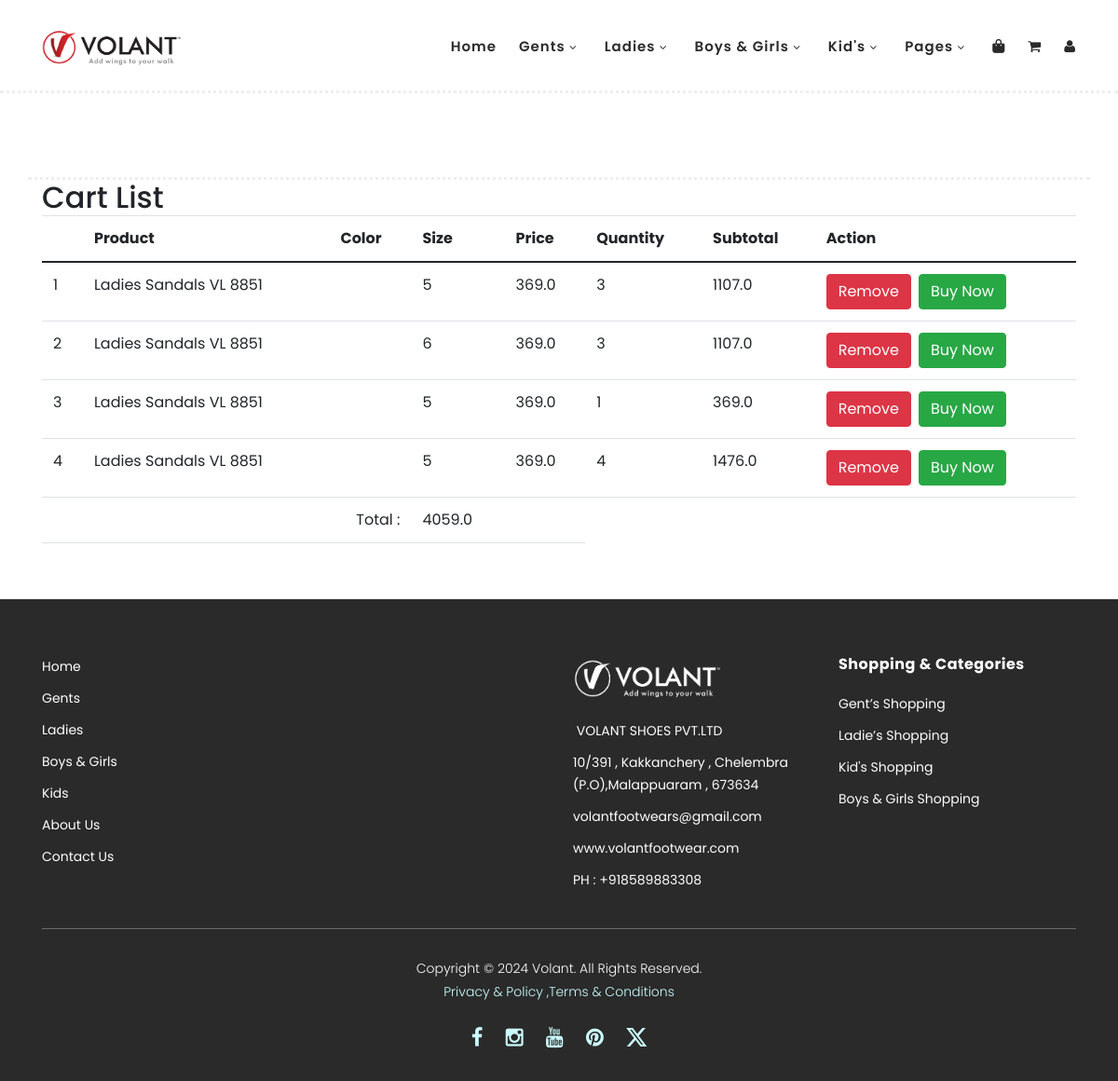
The app's page /list/ (signed in) with its own data.
### VolantApp/models.py (models this page shows, shortened)
class CartModel(models.Model):
    product = models.ForeignKey(Footwears, on_delete=models.CASCADE)
    quantity = models.IntegerField()
    user = models.ForeignKey(User, on_delete=models.CASCADE)
    choices = (
        ('in_cart', 'in_cart'),
        ('order_placed', 'order_placed'),
        ('cancelled', 'cancelled'),
    )
    status = models.CharField(max_length=100, choices=choices, default='in_cart')
    size = models.ForeignKey(Footwearsize, on_delete=models.CASCADE)
    color = models.ForeignKey(Footwearimages, on_delete=models.CASCADE)
    total = models.FloatField()

class Footwears(models.Model):
    product_options=(
        ('sandals','sandals'),
        ('slipperandflipflops','slipperandflipflops'),
        ('casualshoes','casualshoes'),
        ('specialcollections','specialcollections'),
        ('flatshoes','flatshoes'),
        ('schooledition','schooledition'),
    )
    product_category=models.CharField(max_length=100,choices=product_options)
    types=(
        ('ladies','ladies'),
        ('gents','gents'),
        ('boys','boys'),
        ('girls','girls'),
        ('kids','kids')
    )
    product_types=models.CharField(max_length=100,choices=types)
    product_name=models.CharField(max_length=100)
    product_price=models.FloatField()
    product_description = models.TextField()
    colors=(
        ('Black','Black'),
        ('Blue','Blue'),
        ('Brown','Brown'),
        ('Camel','Camel'),
        ('Cherry','Cherry'),
        ('Gold','Gold'),
        ('Grape','Grape'),
        ('Green','Green'),
        ('Grey','Grey'),
        ('Maroon','Maroon'),
        ('Mehandi','Mehandi'),
        ('Navy','Navy'),
        ('Olive','Olive'),
        ('Peach','Peach'),
        ('Peacock','Peacock'),
        ('Pink','Pink'),
        ('Purple','Purple'),
        ('Tan','Tan'),
        ('Violet','Violet'),
        ('White','White'),
        ('Wine','Wine'),
        ('Yellow','Yellow'),
    )
    product_color=models.CharField(max_length=100,choices=colors)
    image = models.ImageField(upload_to='images/')

class Footwearsize(models.Model):
    product = models.ForeignKey(Footwears, on_delete=models.CASCADE)
    sizes = (
        ('1','1'),
        ('2','2'),
        ('3','3'),
        ('4','4'),
        ('5','5'),
        ('6','6'),
        ('7','7'),
        ('8','8'),
        ('9','9'),
        ('10','10'),
        ('11','11'),
        ('12','12'),
        ('13','13'),
    )
    size = models.CharField(max_length=100, choices=sizes)

### VolantApp/views.py (the view)
# urls.py: path('list/',views.CartListView.as_view(),name='list'),
@method_decorator(login_required, name='dispatch')
class CartListView(ListView):
    template_name = '9cartlist.html'
    model = CartModel
    context_object_name = 'products'
    def get_queryset(self):
        return CartModel.objects.filter(user=self.request.user)
    def get_context_data(self, **kwargs):
        context = super().get_context_data(**kwargs)
        total_sum = CartModel.objects.filter(user=self.request.user).aggregate(total=Sum('total'))['total']
        context["sum"] = total_sum if total_sum is not None else 0
        return context

### VolantApp/templates/9cartlist.html (shortened to what this page needs)
{% extends '7userproductview.html' %}
{% block content %}
<div class="container">
  <h2>Cart List</h2>
  <table class="table table-responsive-sm">
    <thead>
      <tr>
        <th></th>
        <th>Product</th>
        <th>Color</th>
        <th>Size</th>
        <th>Price</th>
        <th>Quantity</th>
        <th>Subtotal</th>
        <th>Action</th>
      </tr>
    </thead>
    <tbody>
        {% for i in products %}
      <tr>
        <td>{{forloop.counter}}</td>
        <td class="text-capitalize">{{i.product.product_types}} {{i.product.product_category}} {{i.product.product_name}}</td>
        <td><img src="{{i.color.product_image.url}}" alt="" width="100px"></td>
        <td>{{i.size.size}}</td>
        <td>{{i.product.product_price}}</td>
        <td>{{i.quantity}}</td>
        <td>{{i.total}}</td>
        <td><a href="{% url 'cart_remove' i.id %}" class="btn btn-danger me-2">Remove</a><a href="" class="btn btn-success">Buy Now</a> </td>
      </tr>
        {% endfor %}
      <tr>
        <td colspan="3" class="text-right">Total : </td>
        <td>{{sum}}</td>
        <td></td>
      </tr>
    </tbody>
  </table>
</div>
{% endblock %}

### VolantApp/templates/7userproductview.html (shortened to what this page needs)
{% load static  %}
<!DOCTYPE html>
<html lang="en">
  <head>
    <link href="https://cdn.jsdelivr.net/npm/bootstrap@5.0.2/dist/css/bootstrap.min.css" rel="stylesheet">
    <link rel="stylesheet" href="https://cdn.jsdelivr.net/npm/bootstrap-icons@1.11.3/font/bootstrap-icons.min.css">
    <link rel="stylesheet" href="https://cdnjs.cloudflare.com/ajax/libs/font-awesome/6.5.2/css/all.min.css" />
    <link rel="stylesheet" href="https://cdnjs.cloudflare.com/ajax/libs/font-awesome/6.5.2/css/all.min.css" />
    <link rel="stylesheet" href="{% static './assets/css/additional.css' %}">
    <link rel="stylesheet" type="text/css" href="{% static './assets/css/bootstrap.min.css' %}">
    <link rel="stylesheet" type="text/css" href="{% static './assets/css/font-awesome.css' %}">
    <link rel="stylesheet" href="{% static './assets/css/templatemo-hexashop.css' %}">
    <link rel="stylesheet" href="{% static './assets/css/owl-carousel.css' %}">
    <link rel="stylesheet" href="{% static './assets/css/lightbox.css' %}">
    </head>
<body>
     {% block nav %}
    <header class="header-area header-sticky container-fluid">
        <div class="container-lg">
            <div class="row">
                <div class="col-12">
                    <nav class="main-nav">
                        <a href="{% url 'user_index' %}" class="logo">
                            <img src="{% static './assets/images/volantlogo-01.png' %}" width="150px" alt="Volant-logo">
                        </a>
                        <ul class="nav">
                            <li class="scroll-to-section"><a href="{% url 'user_index' %}" >Home</a></li>
                            <li class="submenu scroll-to-section">
                                <a href="javascript:;">Gents</a>
                            </li>
                            <li class="submenu scroll-to-section">
                                <a href="javascript:;">Ladies</a>
                            </li>
                            <li class="submenu scroll-to-section">
                                <a href="javascript:;">Boys &amp; Girls</a>
                            </li>
                            <li class="submenu scroll-to-section">
                                <a href="javascript:;">Kid's</a>
                            </li>
                            <li class="submenu ">
                                <a href="javascript:;">Pages</a>
                            </li>
                            <li class=" ">
                                <a href="{% url 'userorderlist' %}"><i class="fa-solid fa-bag-shopping"></i></i></a>
                            </li>
                            <li class=" ">
                                <a href="{% url 'list' %}"><i class="fa fa-shopping-cart"></i></a>
                            </li>
                            <li class=" ">
                                <a href="javascript:;" data-bs-toggle="modal" data-bs-target="#exampleModal"><i class="fa fa-user"></i></a>
                            </li>
                        </ul>
                    </nav>
                </div>
            </div>
        </div>
    </header>
    {% endblock nav %}
{% block content %}{% endblock %}
    <footer>
        <div class="container">
            <div class="row">
                <div class="col-lg-3">
                    <ul>
                        <li><a href="{% url 'user_index' %}">Home</a></li>
                        <li><a href="{% url 'usergentsview' %}">Gents</a></li>
                        <li><a href="{% url 'userladiesview' %}">Ladies</a></li>
                        <li><a href="{% url 'userbgview' %}">Boys & Girls</a></li>
                        <li><a href="{% url 'userkidsview' %}">Kids</a></li>
                        <li><a href="{% url 'userabout' %}">About Us</a></li>
                        <li><a href="{% url 'usercontact' %}">Contact Us</a></li>
                    </ul>
                </div>
                <div class="col-lg-3">
                </div>
                <div class="col-lg-3">
                    <div class="first-item">
                        <div class="logo">
                            <img src="{% static './assets/images/logowhite-01.png' %}" width="160px" alt="
                            VOLANT SHOES PVT.LTD
                            ">
                        </div>
                        <ul>
                            <li><a href="#"> VOLANT SHOES PVT.LTD</a></li>
                            <li><a href="#">10/391 , Kakkanchery , Chelembra (P.O),Malappuaram , 673634
                                </a></li>
                                <li><a href="mailto:volantfootwears@gmail.com" class="">volantfootwears@gmail.com
                                </a></li>
                            <li><a href="www.volantfootwear.com" class="">www.volantfootwear.com
                                </a></li>
                            <li><a href="#">PH : +918589883308
                                </a></li>
                        </ul>
                    </div>
                </div>
                <div class="col-lg-3">
                    <h4>Shopping &amp; Categories</h4>
                    <ul>
                        <li><a href="#">Gent’s Shopping</a></li>
                        <li><a href="#">Ladie’s Shopping</a></li>
                        <li><a href="#">Kid's Shopping</a></li>
                        <li><a href="#">Boys &amp; Girls Shopping</a></li>
                    </ul>
                </div>
                <div class="col-lg-12">
                    <div class="under-footer">
                        <p>Copyright &COPY; 2024 Volant. All Rights Reserved.
                            <br><a href="{% url 'privacy' %}">Privacy & Policy ,</a><a href="{% url 'terms' %}">Terms & Conditions</a></p>
                        <ul>
                            <li><a href="https://www.facebook.com/volantfootwears"><i class="fa fa-facebook"></i></a>
                            </li>
                            <li><a href="https://www.instagram.com/volantfootwears/"><i class="fa fa-instagram"></i></a>
                            </li>
                            <li><a href="https://www.youtube.com/channel/UCWa6KAsmNRNhB5nE8eLfCLg"><i
                                        class="fa fa-youtube"></i></a></li>
                            <li><a href="#"><i class="fa fa-pinterest"></i></a></li>
                            <li><a href="https://x.com/volantfootwears"><i class="bi bi-twitter-x"></i></a></li>
                        </ul>
                    </div>
                </div>
            </div>
        </div>
    </footer>
</body>
</html>

### VolantApp/static/assets/css/templatemo-hexashop.css (style rules this page uses)
html, body, div, span, applet, object, iframe, h1, h2, h3, h4, h5, h6, p, blockquote, div pre, a, abbr, acronym, address, big, cite, code, del, dfn, em, font, img, ins, kbd, q, s, samp, small, strike, strong, sub, sup, tt, var, b, u, i, center, dl, dt, dd, ol, ul, li, figure, header, nav, section, article, aside, footer, figcaption { margin: 0; padding: 0; border: 0; outline: 0; }
ul, li { padding: 0; margin: 0; list-style: none; }
header, nav, section, article, aside, footer, hgroup { display: block; }
* { box-sizing: border-box; }
html, body { font-family: 'Poppins', sans-serif; font-weight: 400; background-color: #fff; font-size: 16px; -ms-text-size-adjust: 100%; -webkit-font-smoothing: antialiased; -moz-osx-font-smoothing: grayscale; }
a { text-decoration: none !important; }
h1, h2, h3, h4, h5, h6 { margin-top: 0px; margin-bottom: 0px; }
ul { margin-bottom: 0px; }
p { font-size: 14px; line-height: 25px; color: #2a2a2a; }
html, body { background: #fff; font-family: 'Poppins', sans-serif; }
.header-area { border-bottom: 3px dotted #eee; box-shadow: none; background-color: #fff; position: absolute; top: 0px; left: 0px; right: 0px; z-index: 100; height: 100px; -webkit-transition: all .5s ease 0s; -moz-transition: all .5s ease 0s; -o-transition: all .5s ease 0s; transition: all .5s ease 0s; }
.header-area .main-nav { min-height: 80px; background: transparent; }
.header-area .main-nav .logo { line-height: 100px; color: #fff; font-size: 28px; font-weight: 700; text-transform: uppercase; letter-spacing: 2px; float: left; -webkit-transition: all 0.3s ease 0s; -moz-transition: all 0.3s ease 0s; -o-transition: all 0.3s ease 0s; transition: all 0.3s ease 0s; }
.header-area .main-nav .nav { float: right; margin-top: 30px; margin-right: 0px; background-color: transparent; -webkit-transition: all 0.3s ease 0s; -moz-transition: all 0.3s ease 0s; -o-transition: all 0.3s ease 0s; transition: all 0.3s ease 0s; position: relative; z-index: 999; }
.header-area .main-nav .nav li { padding-left: 15px; padding-right: 15px; }
.header-area .main-nav .nav li:last-child { padding-right: 0px; }
.header-area .main-nav .nav li a { display: block; font-weight: 600; font-size: 15px; color: #2a2a2a; text-transform: capitalize; -webkit-transition: all 0.3s ease 0s; -moz-transition: all 0.3s ease 0s; -o-transition: all 0.3s ease 0s; transition: all 0.3s ease 0s; height: 40px; line-height: 40px; border: transparent; letter-spacing: 1px; }
.header-area .main-nav .nav li a { color: #2a2a2a; }
.header-area .main-nav .nav li.submenu { position: relative; padding-right: 30px; }
.header-area .main-nav .nav li.submenu:after { font-family: FontAwesome; content: "\f107"; font-size: 12px; color: #2a2a2a; position: absolute; right: 18px; top: 12px; }
.header-area.header-sticky { min-height: 80px; }
.header-area .nav { margin-top: 30px; }
@media (max-width: 1200px) { .header-area .main-nav .nav li { padding-left: 12px; padding-right: 12px; } }
@media (max-width: 1200px) { .header-area .main-nav:before { display: none; } }
@media (min-width: 767px) { .header-area .main-nav .nav { display: flex !important; } }
footer { margin-top: 60px; padding: 60px 0px 30px 0px; background-color: #2a2a2a; }
footer .logo { margin-bottom: 20px; }
footer ul li { display: block; margin-bottom: 10px; }
footer ul li a { font-size: 14px; color: #fff; transition: all .3s; }
footer h4 { letter-spacing: 0.5px; font-size: 16px; color: #fff; font-weight: 700; margin-bottom: 20px; }
footer .under-footer { margin-top: 30px; padding-top: 30px; text-align: center; border-top: 1px solid rgba(250,250,250,0.3); }
footer .under-footer ul { margin-top: 20px; }
footer .under-footer ul li { display: inline-block; margin: 0px 10px; }
footer .under-footer ul li a { font-size: 22px; }
footer .under-footer p { color: #fff; font-size: 14px; font-weight: 300; }
footer .under-footer a { color: #cff; }
html { scroll-behavior: smooth; }

### records on screen
CartModel: product.product_types "Ladies", product.product_category "Sandals", product.product_name "VL 8851", size.size "5", product.product_price "369.0", quantity "3", total "1107.0"
CartModel: product.product_types "Ladies", product.product_category "Sandals", product.product_name "VL 8851", size.size "6", product.product_price "369.0", quantity "3", total "1107.0"
CartModel: product.product_types "Ladies", product.product_category "Sandals", product.product_name "VL 8851", size.size "5", product.product_price "369.0", quantity "1", total "369.0"
CartModel: product.product_types "Ladies", product.product_category "Sandals", product.product_name "VL 8851", size.size "5", product.product_price "369.0", quantity "4", total "1476.0"

### other values on screen
{{ sum }} "4059.0"
